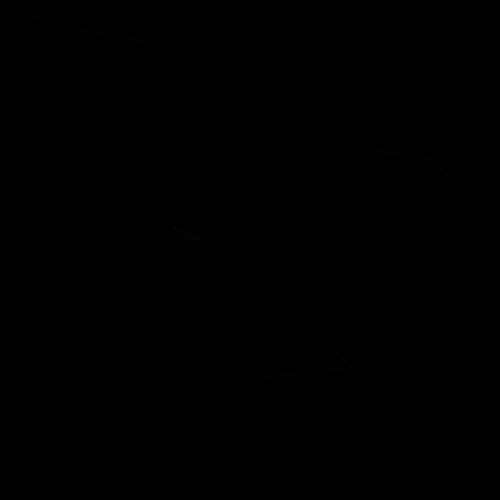
Frame 1 (no input)
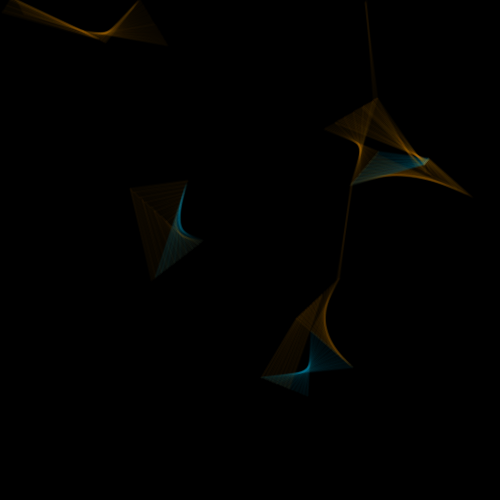
Frame 60 (the mouse pressed at the canvas centre just before this capture)
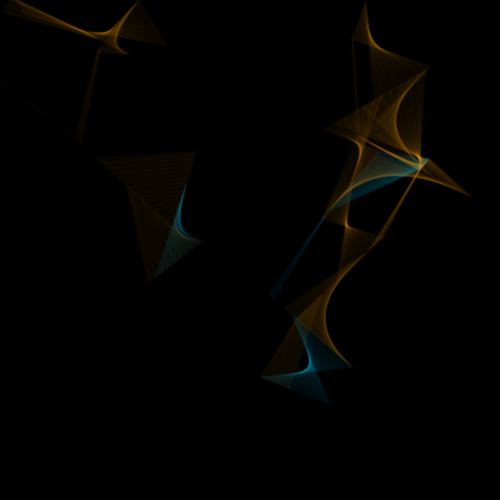
Frame 120 (the mouse held since frame 60 and released just before this capture)

The Processing sketch that drew these frames (run headless with seeded random() and noise(); from frame 60 on, the mouse is pressed at the canvas centre):

// Processing sketch: processing_152654
// ── processing_152654.pde

/*
 * Creative Coding
 * Week 3, 06 - rule-based system
 * by Indae Hwang and Jon McCormack
 * Copyright (c) 2014 Monash University
 *
 * This sketch draws a series of moving Elements (circles) according to the following rules:
 * - start from a random position and move in a constant random direction
 * - if the point reaches the boundary of the screen move in the opposite direction with new velocity
 * - if the circles intersect then draw a line connecting their centres, colouring the line based on the circle being odd or even
 */

float[] x;      // position
float[] y;
float[] xInc;   // change per frame
float[] yInc;
int numArray;   // number of elements

float proximity;  // if distance between elements < proximity then draw a line between them

void setup() {
  size(500, 500);
  background(0);
  numArray = 15;

  // allocate arrays
  x= new float[numArray];
  y= new float[numArray];
  xInc= new float[numArray];
  yInc= new float[numArray];

  proximity = 100;   // influence distance

  // random starting position and direction
  for (int i=0; i<numArray; i++) {
    x[i] = random(width);
    y[i] = random(height);
    xInc[i] = random(-1, 1);
    yInc[i] = random(-1, 1);
  }

  strokeWeight(2);
}

void draw() {

//  background(255);

  // iterate over each point
  for (int i=0; i<numArray; i++) {

    x[i] += xInc[i];
    y[i] += yInc[i];

    // bounce off the sides of the window
    if (x[i] > width || x[i] < 0) {
      xInc[i] = xInc[i] > 0 ? -random(1) : random(1);
    }

    if (y[i] > height || y[i] < 0 ) {
      yInc[i] = yInc[i] > 0 ? -random(1) : random(1);
    }


  }

  for (int i=0; i<numArray; i++) {
    for (int j=0; j<i; j++) {
      float distance = dist(x[i], y[i], x[j], y[j]  );
      if (distance < proximity) {
        if (i%2 == 0 || j%2==0) {
          stroke(255, 170, 5, 5);
        } 
        else {
          stroke(5, 180, 255, 5);
        }
        line(x[i], y[i], x[j], y[j]  );
      }
    }
  }
}
